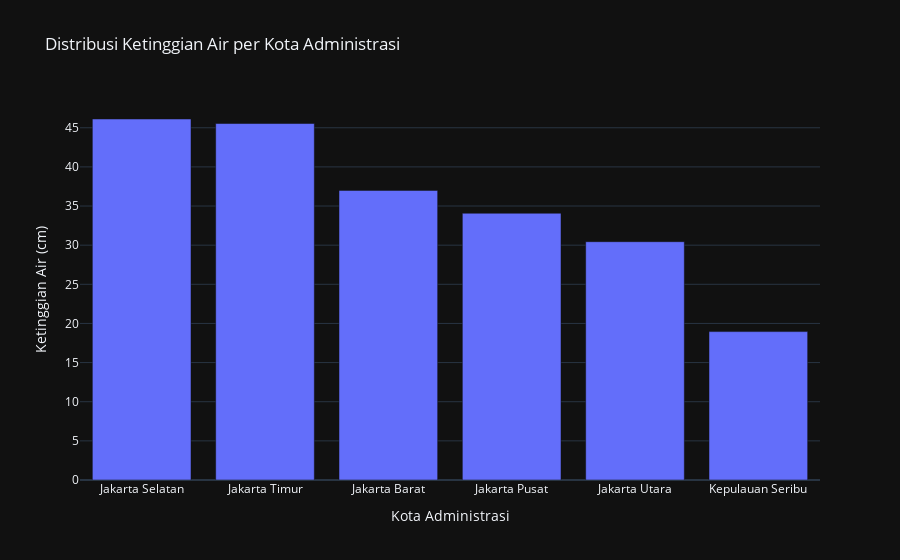

Notebook cell for this chart:
### Markdown cell above
**Bagaimana distribusi ketinggian air di berbagai Kota Administrasi?**

### Code cell
kota_data = merged_df.groupby('kota_administrasi')['ketinggian_air_num'].mean().reset_index()
kota_data = kota_data.sort_values(by='ketinggian_air_num', ascending=False)

fig = px.bar(kota_data, x='kota_administrasi', y='ketinggian_air_num', title='Distribusi Ketinggian Air per Kota Administrasi')
fig.update_xaxes(title_text='Kota Administrasi')
fig.update_yaxes(title_text='Ketinggian Air (cm)')
fig.update_layout(template='plotly_dark')
fig.show()

### Figure 1 — Plotly figure (JSON) as saved in the notebook; plotly's stock layout.template omitted (floating-point values rounded to 4 significant figures)
{"data": [{"alignmentgroup": "True", "hovertemplate": "kota_administrasi=%{x}<br>ketinggian_air_num=%{y}<extra></extra>", "legendgroup": "", "marker": {"color": "#636efa", "pattern": {"shape": ""}}, "name": "", "offsetgroup": "", "orientation": "v", "showlegend": false, "textposition": "auto", "type": "bar", "x": ["Jakarta Selatan", "Jakarta Timur", "Jakarta Barat", "Jakarta Pusat", "Jakarta Utara", "Kepulauan Seribu"], "xaxis": "x", "y": [46.12, 45.54, 37, 34.08, 30.45, 18.96], "yaxis": "y"}], "layout": {"barmode": "relative", "legend": {"tracegroupgap": 0}, "title": {"text": "Distribusi Ketinggian Air per Kota Administrasi"}, "xaxis": {"anchor": "y", "domain": [0, 1], "title": {"text": "Kota Administrasi"}}, "yaxis": {"anchor": "x", "domain": [0, 1], "title": {"text": "Ketinggian Air (cm)"}}}}
